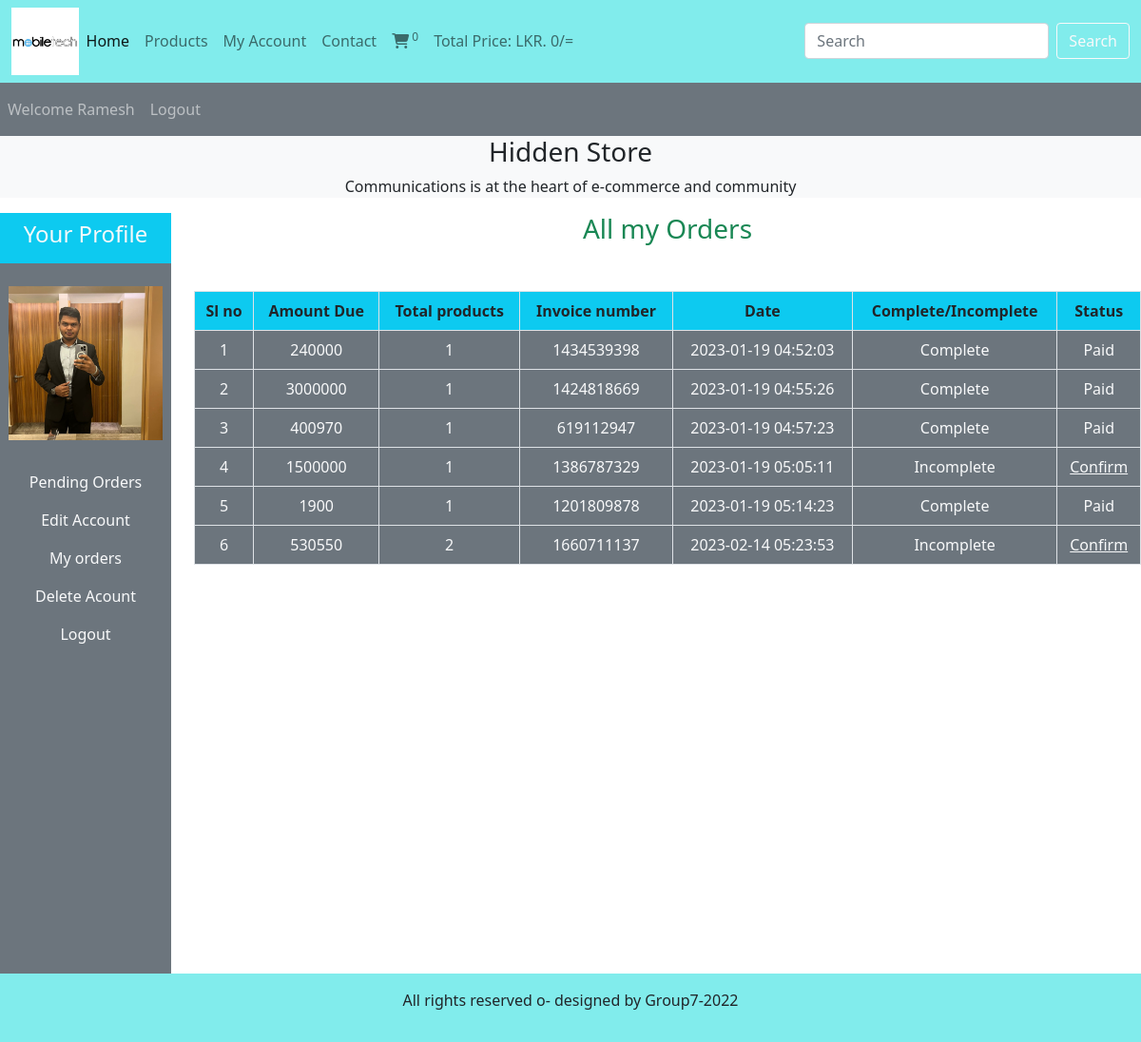
The page /users_area/profile.php?my_orders (signed in) on the database its author committed.
### tables this page shows
CREATE TABLE IF NOT EXISTS `user_table` (
  `user_id` int NOT NULL AUTO_INCREMENT,
  `user_name` varchar(100) NOT NULL,
  `user_email` varchar(100) NOT NULL,
  `user_password` varchar(255) NOT NULL,
  `user_image` varchar(255) NOT NULL,
  `user_ip` varchar(100) NOT NULL,
  `user_address` varchar(255) NOT NULL,
  `user_mobile` varchar(20) NOT NULL,
  PRIMARY KEY (`user_id`)
);

CREATE TABLE IF NOT EXISTS `user_orders` (
  `order_id` int NOT NULL AUTO_INCREMENT,
  `user_id` int NOT NULL,
  `amount_due` int NOT NULL,
  `invoice_number` int NOT NULL,
  `total_products` int NOT NULL,
  `order_date` timestamp NOT NULL,
  `order_status` varchar(255) NOT NULL,
  PRIMARY KEY (`order_id`)
);

### users_area/user_orders.php (the view, shortened to what this page needs)
<!DOCTYPE html>
<html lang="en">
<head>
</head>
<body>
    <?php
        $username=$_SESSION['username'];
        $get_user="Select * from user_table where user_name='$username'";
        $result=mysqli_query($con,$get_user);
        $row_fetch=mysqli_fetch_assoc($result);
        $user_id=$row_fetch['user_id'];
    ?>
    <h3 class="text-success">All my Orders</h3>
    <table class="table table-bordered mt-5">
        <thead class="bg-info">
            <tr>
                <th>Sl no</th>
                <th>Amount Due</th>
                <th>Total products</th>
                <th>Invoice number</th>
                <th>Date</th>
                <th>Complete/Incomplete</th>
                <th>Status</th>
            </tr>
        </thead>
        <tbody class="bg-secondary text-light">
            <?php
                $get_order_details="Select * from user_orders where user_id=$user_id";
                $result_orders=mysqli_query($con,$get_order_details);
                $number=1;
                while($row_orders=mysqli_fetch_assoc($result_orders)){
                    $order_id=$row_orders['order_id'];
                    $amount_due=$row_orders['amount_due'];
                    $total_products=$row_orders['total_products'];
                    $invoice_number=$row_orders['invoice_number'];
                    $order_status=$row_orders['order_status'];
                        if($order_status=='pending'){
                            $order_status='Incomplete';
                        }else{
                            $order_status='Complete';
                        }
                    $order_date=$row_orders['order_date'];
                    echo "<tr>
                        <td>$number</td>
                        <td>$amount_due</td>
                        <td>$total_products</td>
                        <td>$invoice_number</td>
                        <td>$order_date</td>
                        <td>$order_status</td>";
                    ?>
                    <?php
                        if($order_status=='Complete'){
                            echo "<td>Paid</td>";
                        }else{
                        echo "<td>
                            <a href='confirm_payment.php?order_id=$order_id' class='text-light'>Confirm</a>
                        </td>
                    </tr>";
                }
                    $number++;
                }
            ?>
        </tbody>
    </table>
</body>
</html>

### users_area/profile.php (shortened to what this page needs)
<!DOCTYPE html>
<html lang="en">
<head>
        <link href="https://cdn.jsdelivr.net/npm/bootstrap@5.0.2/dist/css/bootstrap.min.css"
        rel="stylesheet"
>
        <link rel="stylesheet" href="https://cdnjs.cloudflare.com/ajax/libs/font-awesome/6.2.1/css/all.min.css"
 />
        <link rel="stylesheet" href="../style.css">
</head>
<body>
    <div class="container-fluid p-0">
        <nav class="navbar navbar-expand-lg navbar-light" style="background-color: #81ecec;">
            <div class="container-fluid">
                <img src="../images/logo.png" alt="" class="logo">
                <div class="collapse navbar-collapse" id="navbarSupportedContent">
                <ul class="navbar-nav me-auto mb-2 mb-lg-0">
                    <li class="nav-item">
                    <a class="nav-link active" aria-current="page" href="../index.php">Home</a>
                    </li>
                    <li class="nav-item">
                    <a class="nav-link" href="../display_all.php">Products</a>
                    </li>
                    <li class="nav-item">
                    <a class="nav-link" href="profile.php">My Account</a>
                    </li>
                    <li class="nav-item">
                    <a class="nav-link" href="#">Contact</a>
                    </li>
                    <li class="nav-item">
                    <a class="nav-link" href="../cart.php"><i class="fa-solid fa-cart-shopping"></i><sup>
                        </sup>
                    </a>
                    </li>
                    <li class="nav-item">
                    <a class="nav-link" href="#">Total Price: LKR.
                        ?>/=
                    </a>
                    </li>
                </ul>
            <form class="d-flex" action="../search_product.php" method="get">
                <input class="form-control me-2" type="search" placeholder="Search" aria-label="Search" name="search_data">
                <input type="submit" value="Search" class="btn btn-outline-light" name="search_data_product">
            </form>
        </div>
    </div>
</nav>
    <nav class="navbar navbar-expand-lg navbar-dark bg-secondary">
        <ul class="navbar-nav ma-auto">
            <?php
                if(!isset($_SESSION['username'])){
                    echo "
                    <li class='nav-item'>
                            <a class='nav-link' href='user_login.php'>Welcome Guest</a>
                    </li>";
                }else{echo "
                    <li class='nav-item'>
                            <a class='nav-link' href='logout.php'>Welcome ".$_SESSION['username']."</a>
                    </li>";}
                if(!isset($_SESSION['username'])){
                    echo "
                    <li class='nav-item'>
                            <a class='nav-link' href='user_login.php'>Login</a>
                    </li>";
                }else{echo "
                    <li class='nav-item'>
                            <a class='nav-link' href='logout.php'>Logout</a>
                    </li>";}
            ?>
        </ul>
    </nav>
    <div class="bg-light">
        <h3 class="text-center">Hidden Store</h3>
        <p class="text-center">Communications is at the heart of e-commerce and community</p>
    </div>
    <div class="row">
        <div class="col-md-2">
            <ul class="navbar-nav bg-secondary text-center" style="height:100vh">
                <li class="nav-item bg-info">
                    <a class="nav-link text-light" href="#" ><h4>Your Profile</h4></a>
                </li>
                <?php
                    global $con;
                    $user_name=$_SESSION['username'];
                    $user_image_query="select * from user_table where user_name='$user_name'";
                    $user_image=mysqli_query($con,$user_image_query);
                    $row_image=mysqli_fetch_array($user_image);
                    $user_image=$row_image['user_image'];
                    echo "
                        <li class='nav-item'>
                            <img src='user_images/$user_image' alt='$user_name' class='profile_img my-4'>
                        </li>";
                ?>
                <li class="nav-item ">
                    <a class="nav-link text-light" href="profile.php" >Pending Orders</a>
                </li>
                <li class="nav-item ">
                    <a class="nav-link text-light" href="profile.php?edit_account" >Edit Account</a>
                </li>
                <li class="nav-item ">
                    <a class="nav-link text-light" href="profile.php?my_orders" >My orders</a>
                </li>
                <li class="nav-item ">
                    <a class="nav-link text-light" href="profile.php?delete_account" >Delete Acount</a>
                </li>
                <li class="nav-item ">
                    <a class="nav-link text-light" href="logout.php" >Logout</a>
                </li>
            </ul>
        </div>
        <div class="col-md-10 text-center">
            <?php
                if(isset($_GET['my_orders'])){
                    include('user_orders.php');
                }
            ?>
        </div>
    </div>
    <?php
        include ('../includes/footer.php');
    ?>
    </div>
</body>
</html>

### style.css (style rules this page uses)
* { margin: 0; padding: 0; box-sizing: border-box; }
.logo { width: 6%; height: 6%; }

### users_area/profile.php (style rules this page uses)
body { overflow-x:hidden; }
.profile_img { width: 90%; margin:auto; display:block: object-fit:content; }

### rows shown on the page
user_table: user_image (picture)
user_orders: amount_due "240000", total_products "1", invoice_number "1434539398", order_date "2023-01-19 04:52:03", order_status "Complete", shows "Paid"
user_orders: amount_due "3000000", total_products "1", invoice_number "1424818669", order_date "2023-01-19 04:55:26", order_status "Complete", shows "Paid"
user_orders: amount_due "400970", total_products "1", invoice_number "619112947", order_date "2023-01-19 04:57:23", order_status "Complete", shows "Paid"
user_orders: amount_due "1500000", total_products "1", invoice_number "1386787329", order_date "2023-01-19 05:05:11", order_status "Incomplete"
user_orders: amount_due "1900", total_products "1", invoice_number "1201809878", order_date "2023-01-19 05:14:23", order_status "Complete", shows "Paid"
user_orders: amount_due "530550", total_products "2", invoice_number "1660711137", order_date "2023-02-14 05:23:53", order_status "Incomplete"

### other values the page prints
$count_cart_items "0"
$total_price "0"
$_SESSION['username'] "Ramesh"
